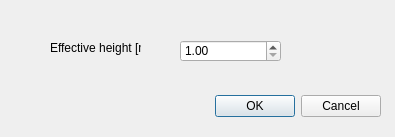
<?xml version="1.0" encoding="UTF-8"?>
<ui version="4.0">
 <class>ReceiverForm</class>
 <widget class="QDialog" name="ReceiverForm">
  <property name="geometry">
   <rect>
    <x>0</x>
    <y>0</y>
    <width>395</width>
    <height>137</height>
   </rect>
  </property>
  <property name="windowTitle">
   <string>Dialog</string>
  </property>
  <widget class="QDialogButtonBox" name="buttonBox">
   <property name="geometry">
    <rect>
     <x>40</x>
     <y>90</y>
     <width>341</width>
     <height>32</height>
    </rect>
   </property>
   <property name="orientation">
    <enum>Qt::Horizontal</enum>
   </property>
   <property name="standardButtons">
    <set>QDialogButtonBox::Cancel|QDialogButtonBox::Ok</set>
   </property>
  </widget>
  <widget class="QDoubleSpinBox" name="receiverSpinBox">
   <property name="geometry">
    <rect>
     <x>180</x>
     <y>40</y>
     <width>101</width>
     <height>22</height>
    </rect>
   </property>
   <property name="minimum">
    <double>1.000000000000000</double>
   </property>
   <property name="maximum">
    <double>10.000000000000000</double>
   </property>
  </widget>
  <widget class="QLabel" name="label">
   <property name="geometry">
    <rect>
     <x>50</x>
     <y>40</y>
     <width>91</width>
     <height>16</height>
    </rect>
   </property>
   <property name="text">
    <string>Effective height [m]</string>
   </property>
  </widget>
 </widget>
 <resources/>
 <connections>
  <connection>
   <sender>buttonBox</sender>
   <signal>accepted()</signal>
   <receiver>ReceiverForm</receiver>
   <slot>accept()</slot>
   <hints>
    <hint type="sourcelabel">
     <x>248</x>
     <y>254</y>
    </hint>
    <hint type="destinationlabel">
     <x>157</x>
     <y>274</y>
    </hint>
   </hints>
  </connection>
  <connection>
   <sender>buttonBox</sender>
   <signal>rejected()</signal>
   <receiver>ReceiverForm</receiver>
   <slot>reject()</slot>
   <hints>
    <hint type="sourcelabel">
     <x>316</x>
     <y>260</y>
    </hint>
    <hint type="destinationlabel">
     <x>286</x>
     <y>274</y>
    </hint>
   </hints>
  </connection>
 </connections>
</ui>
